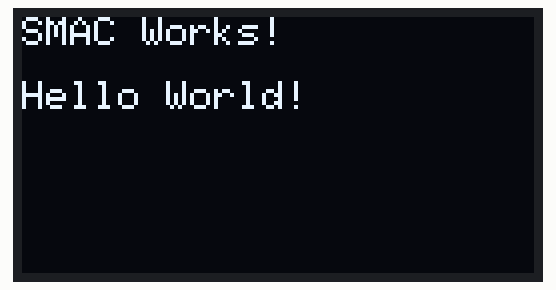
Simulated run of this sketch. Board: Arduino Uno, built with avr-gcc and run on an emulated ATmega328P. Parts: 128×64 one-colour display.

Above: at 0.1 s.

The sketch:

OLED_Test.ino
```cpp
#include <Wire.h>
#include <Adafruit_GFX.h>
#include <Adafruit_SSD1306.h>

#define SCREEN_WIDTH 128
#define SCREEN_HEIGHT 64

Adafruit_SSD1306 display(SCREEN_WIDTH, SCREEN_HEIGHT, &Wire, -1);

void setup() {
  Serial.begin(115200);

  if (!display.begin(SSD1306_SWITCHCAPVCC, 0x3C)) {
    Serial.println("OLED not found!");
    while (1);
  }

  display.clearDisplay();
  display.setTextSize(1);
  display.setTextColor(WHITE);
  display.setCursor(0, 0);
  display.println("SMAC Works!");
  display.setCursor(0, 16);
  display.println("Hello World!");
  display.display();
}

void loop() {}
```
